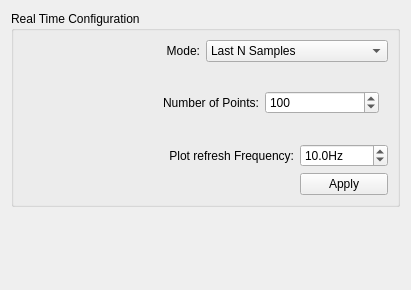
<?xml version="1.0" encoding="UTF-8"?>
<ui version="4.0">
 <class>RtConfWidget</class>
 <widget class="QWidget" name="RtConfWidget">
  <property name="geometry">
   <rect>
    <x>0</x>
    <y>0</y>
    <width>411</width>
    <height>290</height>
   </rect>
  </property>
  <property name="windowTitle">
   <string>Real Time Configuration</string>
  </property>
  <layout class="QVBoxLayout" name="verticalLayout">
   <item>
    <widget class="QGroupBox" name="groupBox">
     <property name="title">
      <string>Real Time Configuration</string>
     </property>
     <layout class="QGridLayout" name="gridLayout_2">
      <item row="0" column="0">
       <widget class="QLabel" name="label">
        <property name="sizePolicy">
         <sizepolicy hsizetype="Preferred" vsizetype="Preferred">
          <horstretch>2</horstretch>
          <verstretch>0</verstretch>
         </sizepolicy>
        </property>
        <property name="text">
         <string>Mode:</string>
        </property>
        <property name="alignment">
         <set>Qt::AlignRight|Qt::AlignTrailing|Qt::AlignVCenter</set>
        </property>
       </widget>
      </item>
      <item row="0" column="1" colspan="2">
       <widget class="QComboBox" name="cbMode">
        <property name="sizePolicy">
         <sizepolicy hsizetype="Preferred" vsizetype="Fixed">
          <horstretch>1</horstretch>
          <verstretch>0</verstretch>
         </sizepolicy>
        </property>
        <item>
         <property name="text">
          <string>Last N Samples</string>
         </property>
        </item>
        <item>
         <property name="text">
          <string>Bunch 1 to N</string>
         </property>
        </item>
        <item>
         <property name="text">
          <string>Timestamp</string>
         </property>
        </item>
       </widget>
      </item>
      <item row="1" column="0" colspan="3">
       <widget class="QStackedWidget" name="stackedWidget">
        <property name="currentIndex">
         <number>0</number>
        </property>
        <widget class="QWidget" name="page">
         <layout class="QHBoxLayout" name="horizontalLayout">
          <item>
           <widget class="QLabel" name="label_2">
            <property name="sizePolicy">
             <sizepolicy hsizetype="Preferred" vsizetype="Preferred">
              <horstretch>2</horstretch>
              <verstretch>0</verstretch>
             </sizepolicy>
            </property>
            <property name="text">
             <string>Number of Points:</string>
            </property>
            <property name="alignment">
             <set>Qt::AlignRight|Qt::AlignTrailing|Qt::AlignVCenter</set>
            </property>
           </widget>
          </item>
          <item>
           <widget class="QSpinBox" name="sbPoints">
            <property name="sizePolicy">
             <sizepolicy hsizetype="Minimum" vsizetype="Fixed">
              <horstretch>1</horstretch>
              <verstretch>0</verstretch>
             </sizepolicy>
            </property>
            <property name="minimum">
             <number>5</number>
            </property>
            <property name="maximum">
             <number>1000000</number>
            </property>
            <property name="value">
             <number>100</number>
            </property>
           </widget>
          </item>
         </layout>
        </widget>
        <widget class="QWidget" name="page_2">
         <layout class="QGridLayout" name="gridLayout_3">
          <item row="0" column="0">
           <widget class="QLabel" name="label_6">
            <property name="sizePolicy">
             <sizepolicy hsizetype="Preferred" vsizetype="Preferred">
              <horstretch>1</horstretch>
              <verstretch>0</verstretch>
             </sizepolicy>
            </property>
            <property name="text">
             <string>From:</string>
            </property>
            <property name="alignment">
             <set>Qt::AlignRight|Qt::AlignTrailing|Qt::AlignVCenter</set>
            </property>
           </widget>
          </item>
          <item row="0" column="1">
           <widget class="QSpinBox" name="sbBunch1">
            <property name="maximum">
             <number>999999999</number>
            </property>
           </widget>
          </item>
          <item row="1" column="0">
           <widget class="QLabel" name="label_7">
            <property name="text">
             <string>To:</string>
            </property>
            <property name="alignment">
             <set>Qt::AlignRight|Qt::AlignTrailing|Qt::AlignVCenter</set>
            </property>
           </widget>
          </item>
          <item row="1" column="1">
           <widget class="QSpinBox" name="sbBunch2">
            <property name="maximum">
             <number>999999999</number>
            </property>
            <property name="singleStep">
             <number>1</number>
            </property>
            <property name="value">
             <number>1000</number>
            </property>
           </widget>
          </item>
         </layout>
        </widget>
        <widget class="QWidget" name="page_3">
         <layout class="QGridLayout" name="gridLayout">
          <item row="0" column="0">
           <widget class="QLabel" name="label_4">
            <property name="text">
             <string>From:</string>
            </property>
            <property name="alignment">
             <set>Qt::AlignRight|Qt::AlignTrailing|Qt::AlignVCenter</set>
            </property>
           </widget>
          </item>
          <item row="0" column="1">
           <widget class="QDateTimeEdit" name="dt1">
            <property name="currentSection">
             <enum>QDateTimeEdit::DaySection</enum>
            </property>
            <property name="displayFormat">
             <string>d MMM yyyy HH:mm:ss:zzz</string>
            </property>
            <property name="calendarPopup">
             <bool>true</bool>
            </property>
           </widget>
          </item>
          <item row="1" column="0">
           <widget class="QLabel" name="label_5">
            <property name="text">
             <string>To:</string>
            </property>
            <property name="alignment">
             <set>Qt::AlignRight|Qt::AlignTrailing|Qt::AlignVCenter</set>
            </property>
           </widget>
          </item>
          <item row="1" column="1">
           <widget class="QDateTimeEdit" name="dt2">
            <property name="displayFormat">
             <string>d MMM yyyy HH:mm:ss:zzz</string>
            </property>
            <property name="calendarPopup">
             <bool>true</bool>
            </property>
           </widget>
          </item>
         </layout>
        </widget>
       </widget>
      </item>
      <item row="2" column="0" colspan="2">
       <widget class="QLabel" name="label_3">
        <property name="text">
         <string>Plot refresh Frequency:</string>
        </property>
        <property name="alignment">
         <set>Qt::AlignRight|Qt::AlignTrailing|Qt::AlignVCenter</set>
        </property>
       </widget>
      </item>
      <item row="2" column="2">
       <widget class="QDoubleSpinBox" name="sbFreq">
        <property name="suffix">
         <string>Hz</string>
        </property>
        <property name="decimals">
         <number>1</number>
        </property>
        <property name="minimum">
         <double>0.100000000000000</double>
        </property>
        <property name="maximum">
         <double>20.000000000000000</double>
        </property>
        <property name="singleStep">
         <double>0.100000000000000</double>
        </property>
        <property name="value">
         <double>10.000000000000000</double>
        </property>
       </widget>
      </item>
      <item row="3" column="2">
       <widget class="QPushButton" name="pbApply">
        <property name="text">
         <string>Apply</string>
        </property>
       </widget>
      </item>
     </layout>
    </widget>
   </item>
   <item>
    <spacer name="verticalSpacer">
     <property name="orientation">
      <enum>Qt::Vertical</enum>
     </property>
     <property name="sizeHint" stdset="0">
      <size>
       <width>20</width>
       <height>40</height>
      </size>
     </property>
    </spacer>
   </item>
  </layout>
 </widget>
 <resources/>
 <connections/>
</ui>
